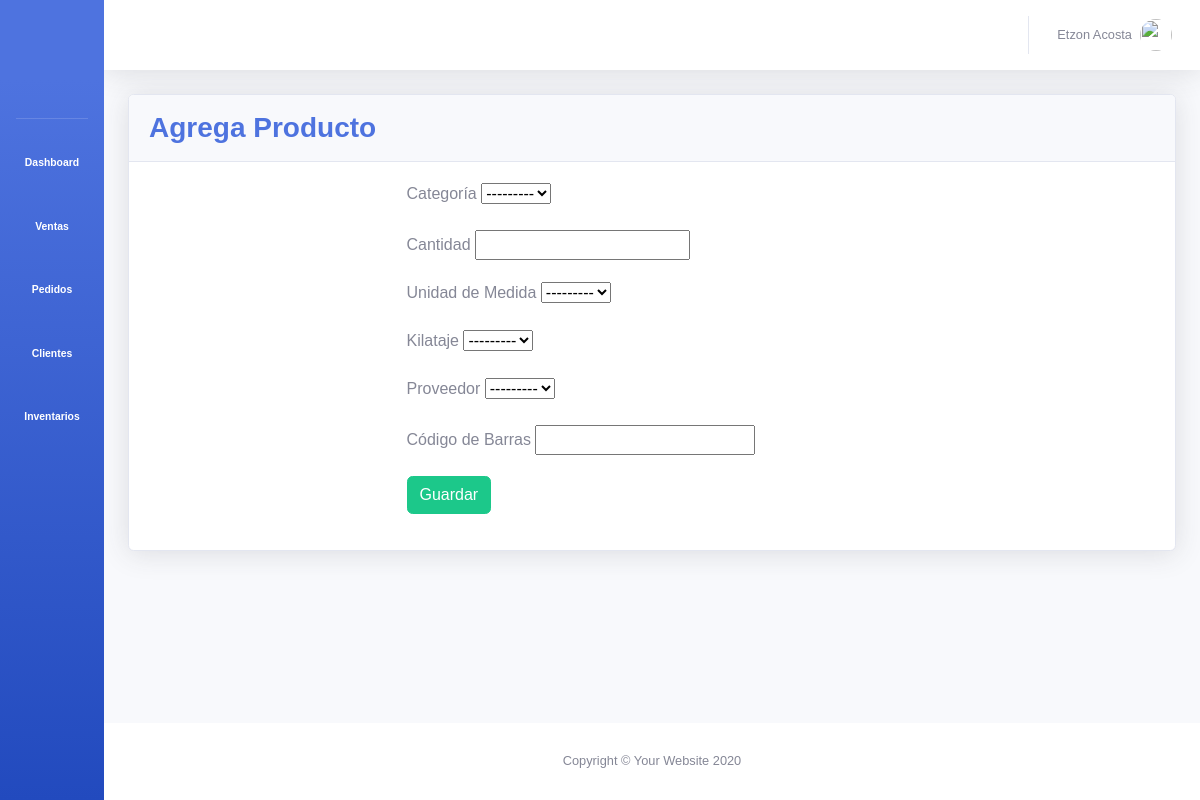
Page /inventarios/agrega_producto/ on the earlier database version.
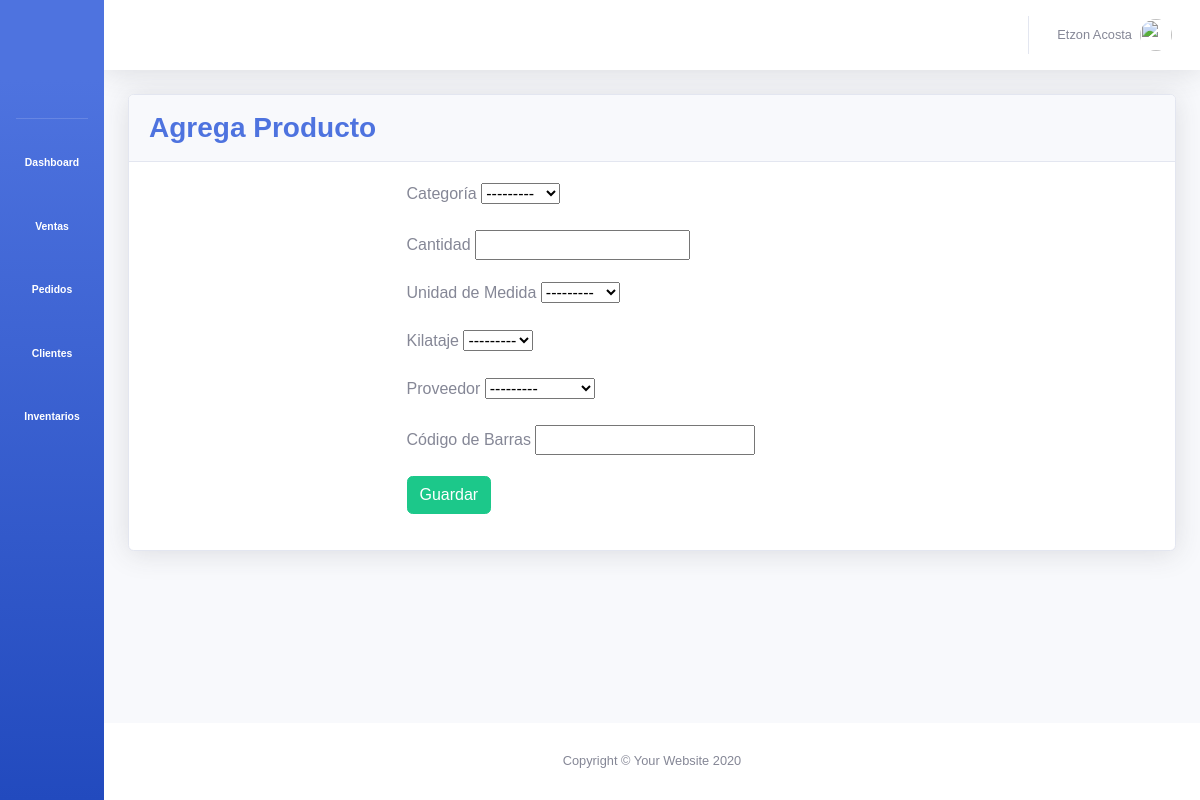
Same page on the later database version.
### inventarios/models.py (models this page shows)
class Category(models.Model):
	category_id = models.AutoField(primary_key=True)
	name = models.CharField(max_length=50)
	class Meta:
		db_table = 'categories'
		verbose_name = 'categorie'
	def __str__(self):
		return self.name

class UnitMeasurement(models.Model):
	unit_measurement_id = models.AutoField(primary_key=True)
	name = models.CharField(max_length=10)
	class Meta:
		db_table = 'units_measurements'
		verbose_name = 'units Measurement'
	def __str__(self):
		return self.name

class Kilate(models.Model):
	kilate_id = models.AutoField(primary_key=True)
	name = models.CharField(max_length=5)
	def __str__(self):
		return self.name

class Vendor(models.Model):
	vendor_id = models.AutoField(primary_key=True)
	name = models.CharField(max_length=50)
	phone = models.CharField(max_length=15)
	direction = models.CharField(max_length=50)
	def __str__(self):
		return self.name

### inventarios/views.py (the view)
# urls.py: path('agrega_producto/', views.agrega_producto, name='agrega_producto'),
def agrega_producto(request):
	form = ProductForm()
	if request.method == 'POST':
		form = ProductForm(request.POST)
		if form.is_valid():
			form.save()
			messages.success(request, 'Producto Agregado')
	contexto = {'form': form}
	return render(request, 'inventarios/producto_form.html', contexto)

### inventarios/forms.py
class ProductForm(ModelForm):
	class Meta:
		model = Product
		fields = '__all__'

### inventarios/templates/inventarios/producto_form.html (shortened to what this page needs)
{% extends 'base.html' %}
{% load static %}
{% block css_variables %}
	<link rel="stylesheet" type="text/css" href="{% static '/css/Inventarios/crud_productos.css' %}">
{% endblock %}
{% block content %}
	<div class="row">
		<div class="col-xl-12">
		  <div class="card shadow mb-4">
		    <div class="card-header py-3">
		      <h3 class="m-0 font-weight-bold text-primary">Agrega Producto</h3>
		    </div>
		    <div class="card-body">
		    	<div class="row">
		    		<div class="col-xl-12">
		    			<form method="POST" id="agrega-producto">
		    				<div class="row justify-content-center">
		    					<div class="col-xl-6">
		    						<div class="form-group">
			    						<label for="exampleInputEmail1">Categoría</label>
			    						{{ form.category }}
		    						</div>
		    					</div>
		    				</div>
		    				<div class="row justify-content-center">
		    					<div class="col-xl-6">
		    						<div class="form-group">
				    					<label for="exampleInputEmail1">Cantidad</label>
				    					{{ form.quantity }}
		    						</div>
		    					</div>
		    				</div>
		    				<div class="row justify-content-center">
		    					<div class="col-xl-6">
		    						<div class="form-group">
				    					<label for="exampleInputEmail1">Unidad de Medida</label>
				    					{{ form.unit_measurement }}
		    						</div>
		    					</div>
		    				</div>
		    				<div class="row justify-content-center">
		    					<div class="col-xl-6">
		    						<div class="form-group">
				    					<label for="exampleInputEmail1">Kilataje</label>
				    					{{ form.kilate }}
		    						</div>
		    					</div>
		    				</div>
		    				<div class="row justify-content-center">
		    					<div class="col-xl-6">
		    						<div class="form-group">
				    					<label for="exampleInputEmail1">Proveedor</label>
				    					{{ form.vendor }}
		    						</div>
		    					</div>
		    				</div>
		    				<div class="row justify-content-center">
		    					<div class="col-xl-6">
		    						<div class="form-group">
				    					<label for="exampleInputEmail1">Código de Barras</label>
				    					{{ form.barcode }}
		    						</div>
		    					</div>
		    				</div>
		    				<div class="row justify-content-center">
		    					<div class="col-xl-6">
		    						<div class="form-group">
				    					<input type="submit" class="btn btn-success" value="Guardar">
		    						</div>
		    					</div>
		    				</div>
		    			</form>
		    		</div>
		    	</div>
		    </div>
		  </div>
		</div>
	</div>
{% endblock %}

Differences in the rows shown:
added Category: category "---------"
added UnitMeasurement: unit_measurement "---------"
added Kilate: kilate "---------"
added Vendor: vendor "---------"
Other differences:
form field category: "---------" → (not shown)
form field unit_measurement: "---------" → (not shown)
form field kilate: "---------" → (not shown)
form field vendor: "---------" → (not shown)
